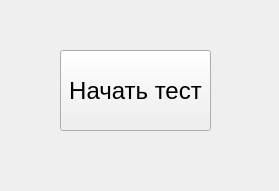
<?xml version="1.0" encoding="UTF-8"?>
<ui version="4.0">
 <class>MainWindow</class>
 <widget class="QMainWindow" name="MainWindow">
  <property name="geometry">
   <rect>
    <x>0</x>
    <y>0</y>
    <width>279</width>
    <height>191</height>
   </rect>
  </property>
  <property name="windowTitle">
   <string>MainWindow</string>
  </property>
  <widget class="QWidget" name="centralwidget">
   <widget class="QPushButton" name="start_test_btn">
    <property name="geometry">
     <rect>
      <x>60</x>
      <y>50</y>
      <width>151</width>
      <height>81</height>
     </rect>
    </property>
    <property name="font">
     <font>
      <pointsize>18</pointsize>
     </font>
    </property>
    <property name="text">
     <string>Начать тест</string>
    </property>
   </widget>
  </widget>
 </widget>
 <resources/>
 <connections/>
</ui>
